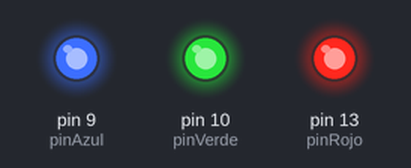
Bench run of a sketch on a simulated Arduino Uno, built with avr-gcc and run on an emulated ATmega328P. Shown: output pins drawn as LEDs (lit = HIGH).

Above: at 0.5 s.
At 1.5 s:
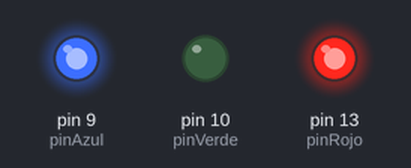
Timing chart, 0 to 3.0 s (numbered marks = the images above):
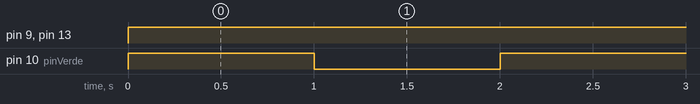

The sketch:

led_rojo.ino
```cpp
int pinRojo = 13;  //pin donde esta conectado el led rojo
int pinVerde = 10; //pin verde
int pinAzul = 9;  //pin azul

void setup() {
  // put your setup code here, to run once:
  pinMode(pinRojo, OUTPUT);  //inicializar pin rojo
  pinMode(pinVerde, OUTPUT);
  pinMode(pinAzul, OUTPUT);

}

void loop() {
  // put your main code here, to run repeatedly:
  analogWrite(pinRojo, 255);
  analogWrite(pinVerde,255);
  analogWrite(pinAzul,255);
  delay(1000);  //1 seg
  analogWrite(pinVerde,0);
  delay(1000);

}
```

Measured:
- by itself, pin 9 (pinAzul), pin 13 (pinRojo): LOW → HIGH at 0.00 s
- by itself, pin 10 (pinVerde): alternates HIGH for 1.0 s and LOW for 1.0 s
